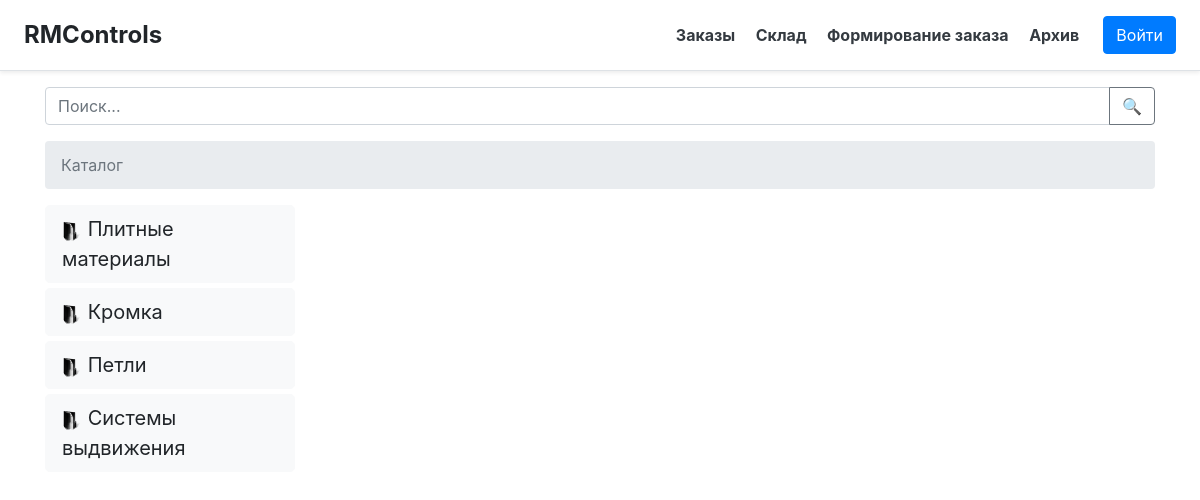
/catalog/0, run on an earlier commit of the app's database.
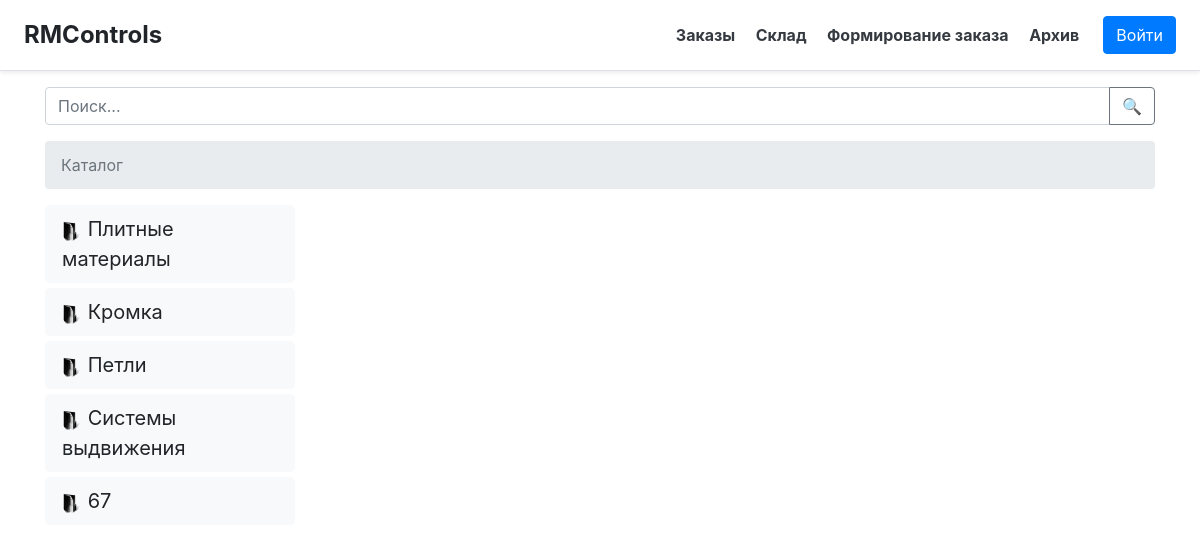
And on a later commit of the database.
### main/models.py (models this page shows, shortened)
class Folder(models.Model):
    title = models.CharField("Имя", max_length=20)
    parent = models.ForeignKey('self', models.CASCADE, null=True, blank=True)
    class Meta:
        verbose_name = "Папка"
        verbose_name_plural = "Папки"
        db_table = "folders"

### main/views.py (the view)
# urls.py: path('catalog/<int:oid>', views.catalog),
def catalog(request, oid):
    path = get_path(oid)
    root = Folder.objects.get(id=oid)
    return render(request, 'main/catalog.html',
                  dict(title=f'Каталог{": " + root.title if root.id else ""}', root=root, path=path,
                       user_type='admin' if request.user.is_superuser else 'user' if request.user.is_authenticated else 'guest'))

### main/views.py (called while the page is built)
def get_path(oid):
    root = Folder.objects.get(id=oid)
    path = []
    current = root
    while current.parent:
        path.append((current.title, current.id,))
        current = current.parent
    path.append((current.title, current.id,))
    return path[::-1]

### templates/main/catalog.html (shortened to what this page needs)
{% extends 'main/base.html' %}
{% block content %}
    {% load static %}
    <div class="container">
        <div class="input-group mb-3">
            <input type="text" class="form-control" placeholder="Поиск..." aria-label="Поиск..." id="search">
            <div class="input-group-append">
                <button class="btn btn-outline-secondary" type="button" onclick="search()">&#128269</button>
            </div>
        </div>
        <nav aria-label="breadcrumb">
            <ol class="breadcrumb">
                {% for f in path %}
                    {% if forloop.last %}
                        <li class="breadcrumb-item active" aria-current="page">{{ f.0 }}</li>
                    {% else %}
                        <li class="breadcrumb-item"><a href="/catalog/{{ f.1 }}">{{ f.0 }}</a></li>
                    {% endif %}
                {% endfor %}
            </ol>
        </nav>
        <div class="row">
            <div class="col-md-auto" id="btns">
                {% for folder in root.folder_set.all %}
                    <button {% if user.is_superuser %}oncontextmenu="actions({{ folder.id }}, '{{ folder.title }}', 'folder', 'btn{{ forloop.counter0 }}'); return false"{% endif %}
                            style="width: 250px; margin-bottom: 5px; text-align: left" id="btn{{ forloop.counter0 }}"
                            onclick="expand({{ forloop.counter0 }})" class="btn btn-light btn-lg">
                        <img src="{% static 'img/folder.png' %}" width="20" height="20"/>
                        {{ folder.title }}</button> <br>
                {% endfor %}
            </div>
            <div class="col-md-auto">
            </div>
            <div class="col-md-auto" id="additional"></div>
        </div>
    </div>
{% endblock %}

What changed in the data, as far as the page shows it:
added Folder: title "67"
